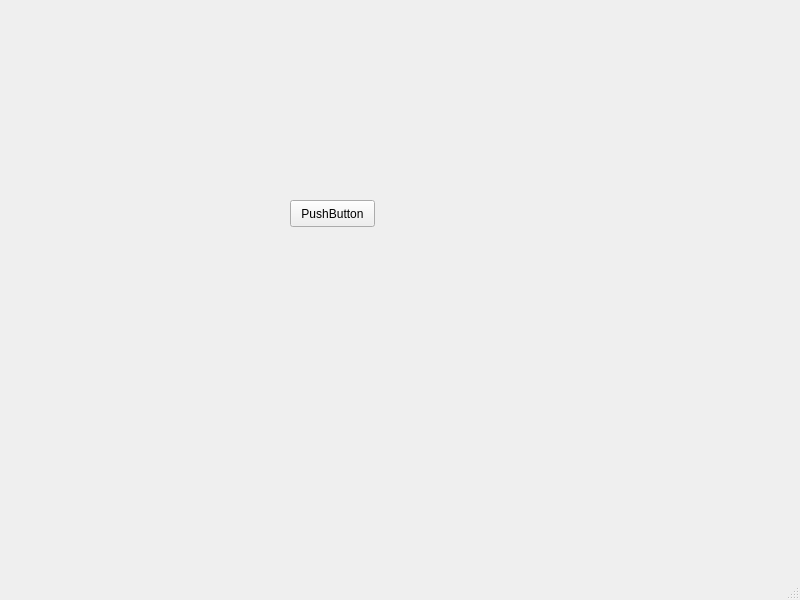
<?xml version="1.0" encoding="UTF-8"?>
<ui version="4.0">
 <class>MainWindow</class>
 <widget class="QMainWindow" name="MainWindow">
  <property name="geometry">
   <rect>
    <x>0</x>
    <y>0</y>
    <width>800</width>
    <height>600</height>
   </rect>
  </property>
  <property name="windowTitle">
   <string>MainWindow</string>
  </property>
  <widget class="QWidget" name="centralwidget">
   <widget class="QPushButton" name="btn_test">
    <property name="geometry">
     <rect>
      <x>290</x>
      <y>200</y>
      <width>85</width>
      <height>27</height>
     </rect>
    </property>
    <property name="text">
     <string>PushButton</string>
    </property>
   </widget>
  </widget>
  <widget class="QMenuBar" name="menubar">
   <property name="geometry">
    <rect>
     <x>0</x>
     <y>0</y>
     <width>800</width>
     <height>23</height>
    </rect>
   </property>
  </widget>
  <widget class="QStatusBar" name="statusbar"/>
 </widget>
 <resources/>
 <connections/>
</ui>
